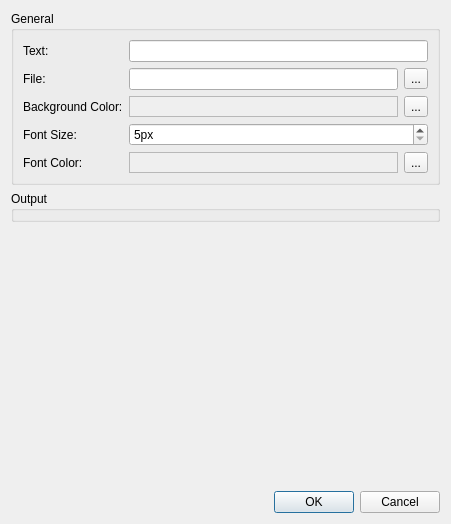
<?xml version="1.0" encoding="UTF-8"?>
<ui version="4.0">
 <class>Slots::Internal::SlotConfigurationDialog</class>
 <widget class="QDialog" name="Slots::Internal::SlotConfigurationDialog">
  <property name="geometry">
   <rect>
    <x>0</x>
    <y>0</y>
    <width>451</width>
    <height>524</height>
   </rect>
  </property>
  <property name="windowTitle">
   <string>Edit Slot</string>
  </property>
  <layout class="QVBoxLayout" name="verticalLayout">
   <item>
    <widget class="QGroupBox" name="generalGroupBox">
     <property name="title">
      <string>General</string>
     </property>
     <layout class="QFormLayout" name="formLayout">
      <item row="0" column="0">
       <widget class="QLabel" name="textLabel">
        <property name="text">
         <string>Text:</string>
        </property>
       </widget>
      </item>
      <item row="0" column="1">
       <widget class="QLineEdit" name="textInputField"/>
      </item>
      <item row="1" column="0">
       <widget class="QLabel" name="fileLabel">
        <property name="text">
         <string>File:</string>
        </property>
       </widget>
      </item>
      <item row="1" column="1">
       <layout class="QHBoxLayout" name="fileLayout">
        <item>
         <widget class="QLineEdit" name="fileInputField"/>
        </item>
        <item>
         <widget class="QToolButton" name="fileButton">
          <property name="text">
           <string>...</string>
          </property>
         </widget>
        </item>
       </layout>
      </item>
      <item row="2" column="0">
       <widget class="QLabel" name="backgroundColorLabel">
        <property name="text">
         <string>Background Color:</string>
        </property>
       </widget>
      </item>
      <item row="4" column="0">
       <widget class="QLabel" name="fontColorLabel">
        <property name="text">
         <string>Font Color:</string>
        </property>
       </widget>
      </item>
      <item row="2" column="1">
       <layout class="QHBoxLayout" name="backgroundColorLayout">
        <item>
         <widget class="QLabel" name="backgroundColorDisplayLabel">
          <property name="autoFillBackground">
           <bool>true</bool>
          </property>
          <property name="frameShape">
           <enum>QFrame::StyledPanel</enum>
          </property>
         </widget>
        </item>
        <item>
         <widget class="QToolButton" name="backgroundColorButton">
          <property name="text">
           <string>...</string>
          </property>
         </widget>
        </item>
       </layout>
      </item>
      <item row="4" column="1">
       <layout class="QHBoxLayout" name="fontColorLayout">
        <item>
         <widget class="QLabel" name="fontColorDisplayLabel">
          <property name="autoFillBackground">
           <bool>true</bool>
          </property>
          <property name="frameShape">
           <enum>QFrame::StyledPanel</enum>
          </property>
         </widget>
        </item>
        <item>
         <widget class="QToolButton" name="fontColorButton">
          <property name="text">
           <string>...</string>
          </property>
         </widget>
        </item>
       </layout>
      </item>
      <item row="3" column="0">
       <widget class="QLabel" name="fontSizeLabel">
        <property name="text">
         <string>Font Size:</string>
        </property>
       </widget>
      </item>
      <item row="3" column="1">
       <widget class="QSpinBox" name="fontSizeSpinBox">
        <property name="suffix">
         <string>px</string>
        </property>
        <property name="minimum">
         <number>5</number>
        </property>
       </widget>
      </item>
     </layout>
    </widget>
   </item>
   <item>
    <widget class="QGroupBox" name="outputGroupBox">
     <property name="title">
      <string>Output</string>
     </property>
     <layout class="QVBoxLayout" name="verticalLayout_2">
      <property name="leftMargin">
       <number>0</number>
      </property>
      <property name="topMargin">
       <number>0</number>
      </property>
      <property name="rightMargin">
       <number>0</number>
      </property>
      <property name="bottomMargin">
       <number>0</number>
      </property>
      <item>
       <widget class="Audio::OutputSelectionWidget" name="outputSelectionWidget" native="true"/>
      </item>
     </layout>
    </widget>
   </item>
   <item>
    <spacer name="verticalSpacer">
     <property name="orientation">
      <enum>Qt::Vertical</enum>
     </property>
     <property name="sizeHint" stdset="0">
      <size>
       <width>20</width>
       <height>40</height>
      </size>
     </property>
    </spacer>
   </item>
   <item>
    <widget class="QDialogButtonBox" name="buttonBox">
     <property name="standardButtons">
      <set>QDialogButtonBox::Cancel|QDialogButtonBox::Ok</set>
     </property>
    </widget>
   </item>
  </layout>
 </widget>
 <customwidgets>
  <customwidget>
   <class>Audio::OutputSelectionWidget</class>
   <extends>QWidget</extends>
   <header>audio/outputselectionwidget.h</header>
   <container>1</container>
  </customwidget>
 </customwidgets>
 <resources/>
 <connections>
  <connection>
   <sender>buttonBox</sender>
   <signal>rejected()</signal>
   <receiver>Slots::Internal::SlotConfigurationDialog</receiver>
   <slot>reject()</slot>
   <hints>
    <hint type="sourcelabel">
     <x>225</x>
     <y>500</y>
    </hint>
    <hint type="destinationlabel">
     <x>225</x>
     <y>261</y>
    </hint>
   </hints>
  </connection>
 </connections>
</ui>
